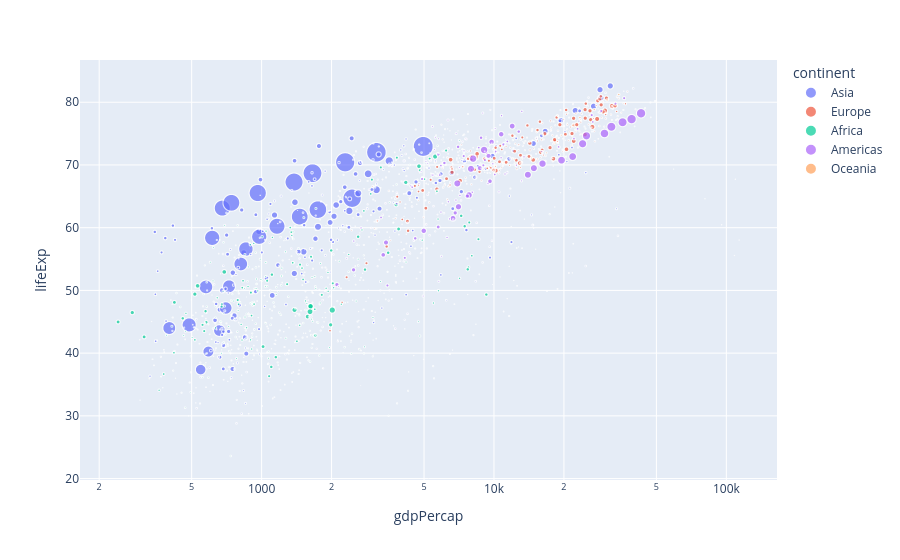

This figure's notebook cell:
### Markdown cell above
Move your cursor over the map.  A tooltip appears and tells you the per capita GDP, the life expectancy, the country size and the continent.  

However, it's missing an important piece of information - the actual name of the country!  Let's add that now.

### Code cell
fig=px.scatter(df,
               x="gdpPercap",
               y="lifeExp",
               size="pop",
               color="continent",
               hover_name="country",
              log_x=True,
              )
#Display the plot
fig.show()

### Figure 1 — Plotly figure (JSON) as saved in the notebook; plotly's stock layout.template omitted (floating-point values rounded to 4 significant figures; data arrays with more than 128 entries replaced by an {"elided": "..."} marker saying what was removed)
{"data": [{"hovertemplate": "<b>%{hovertext}</b><br><br>continent=Asia<br>gdpPercap=%{x}<br>lifeExp=%{y}<br>pop=%{marker.size}<extra></extra>", "hovertext": {"elided": "396 str values"}, "legendgroup": "Asia", "marker": {"color": "#636efa", "size": {"elided": "396 int values"}, "sizemode": "area", "sizeref": 3297000.0, "symbol": "circle"}, "mode": "markers", "name": "Asia", "showlegend": true, "type": "scattergl", "x": {"elided": "396 float values"}, "xaxis": "x", "y": {"elided": "396 float values"}, "yaxis": "y"}, {"hovertemplate": "<b>%{hovertext}</b><br><br>continent=Europe<br>gdpPercap=%{x}<br>lifeExp=%{y}<br>pop=%{marker.size}<extra></extra>", "hovertext": {"elided": "360 str values"}, "legendgroup": "Europe", "marker": {"color": "#EF553B", "size": {"elided": "360 int values"}, "sizemode": "area", "sizeref": 3297000.0, "symbol": "circle"}, "mode": "markers", "name": "Europe", "showlegend": true, "type": "scattergl", "x": {"elided": "360 float values"}, "xaxis": "x", "y": {"elided": "360 float values"}, "yaxis": "y"}, {"hovertemplate": "<b>%{hovertext}</b><br><br>continent=Africa<br>gdpPercap=%{x}<br>lifeExp=%{y}<br>pop=%{marker.size}<extra></extra>", "hovertext": {"elided": "624 str values"}, "legendgroup": "Africa", "marker": {"color": "#00cc96", "size": {"elided": "624 int values"}, "sizemode": "area", "sizeref": 3297000.0, "symbol": "circle"}, "mode": "markers", "name": "Africa", "showlegend": true, "type": "scattergl", "x": {"elided": "624 float values"}, "xaxis": "x", "y": {"elided": "624 float values"}, "yaxis": "y"}, {"hovertemplate": "<b>%{hovertext}</b><br><br>continent=Americas<br>gdpPercap=%{x}<br>lifeExp=%{y}<br>pop=%{marker.size}<extra></extra>", "hovertext": {"elided": "300 str values"}, "legendgroup": "Americas", "marker": {"color": "#ab63fa", "size": {"elided": "300 int values"}, "sizemode": "area", "sizeref": 3297000.0, "symbol": "circle"}, "mode": "markers", "name": "Americas", "showlegend": true, "type": "scattergl", "x": {"elided": "300 float values"}, "xaxis": "x", "y": {"elided": "300 float values"}, "yaxis": "y"}, {"hovertemplate": "<b>%{hovertext}</b><br><br>continent=Oceania<br>gdpPercap=%{x}<br>lifeExp=%{y}<br>pop=%{marker.size}<extra></extra>", "hovertext": ["Australia", "Australia", "Australia", "Australia", "Australia", "Australia", "Australia", "Australia", "Australia", "Australia", "Australia", "Australia", "New Zealand", "New Zealand", "New Zealand", "New Zealand", "New Zealand", "New Zealand", "New Zealand", "New Zealand", "New Zealand", "New Zealand", "New Zealand", "New Zealand"], "legendgroup": "Oceania", "marker": {"color": "#FFA15A", "size": [8691212, 9712569, 10794968, 11872264, 13177000, 14074100, 15184200, 16257249, 17481977, 18565243, 19546792, 20434176, 1994794, 2229407, 2488550, 2728150, 2929100, 3164900, 3210650, 3317166, 3437674, 3676187, 3908037, 4115771], "sizemode": "area", "sizeref": 3297000.0, "symbol": "circle"}, "mode": "markers", "name": "Oceania", "showlegend": true, "type": "scattergl", "x": [10040.0, 10950.0, 12220.0, 14530.0, 16790.0, 18330.0, 19480.0, 21890.0, 23420.0, 27000.0, 30690.0, 34440.0, 10560.0, 12250.0, 13180.0, 14460.0, 16050.0, 16230.0, 17630.0, 19010.0, 18360.0, 21050.0, 23190.0, 25190.0], "xaxis": "x", "y": [69.12, 70.33, 70.93, 71.1, 71.93, 73.49, 74.74, 76.32, 77.56, 78.83, 80.37, 81.23, 69.39, 70.26, 71.24, 71.52, 71.89, 72.22, 73.84, 74.32, 76.33, 77.55, 79.11, 80.2], "yaxis": "y"}], "layout": {"autosize": true, "legend": {"itemsizing": "constant", "title": {"text": "continent"}, "tracegroupgap": 0}, "margin": {"t": 60}, "xaxis": {"anchor": "y", "autorange": true, "domain": [0, 1], "range": [2.222, 5.215], "title": {"text": "gdpPercap"}, "type": "log"}, "yaxis": {"anchor": "x", "autorange": true, "domain": [0, 1], "range": [19.25, 87.54], "title": {"text": "lifeExp"}, "type": "linear"}}}
